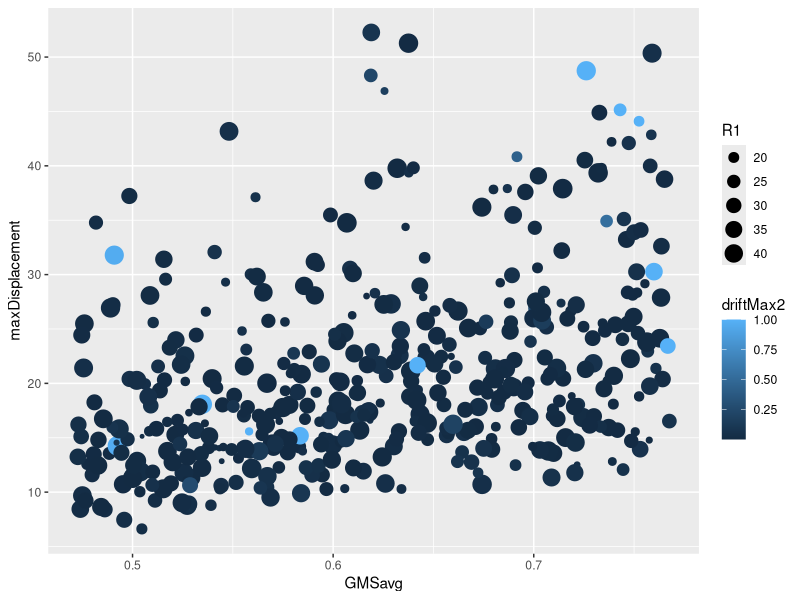
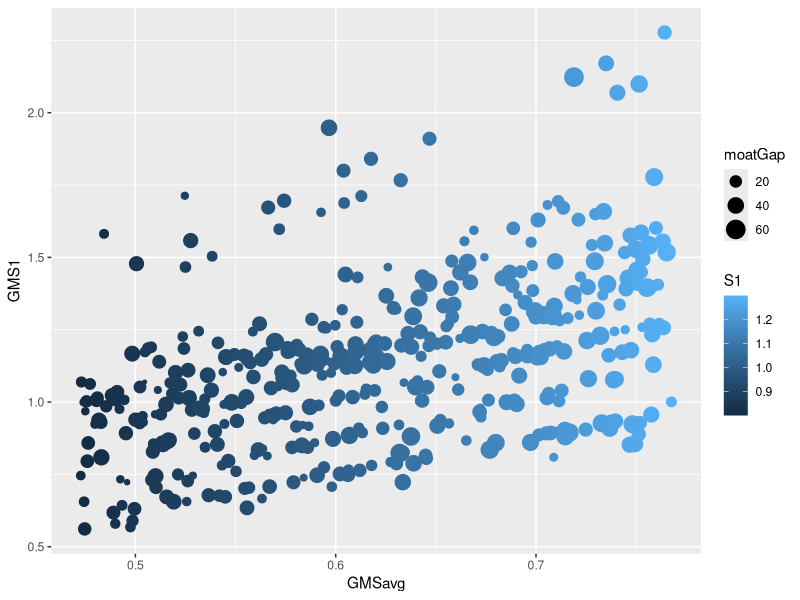

Source code (R) for these figures, in order: (Note: this script raises an error after producing the figures.)
# Huy Pham
# UC Berkeley
# Created: September 2020
# Description: This script plots data from the isolation data

library(ggplot2)

isolDat <- read.csv('./sessionOut/sessionSummary.csv', header=TRUE)
isolDat$maxDrift <- pmax(isolDat$driftMax1, isolDat$driftMax2, isolDat$driftMax3)

isolPlot <- ggplot(isolDat, aes(GMSavg, maxDisplacement, colour = driftMax2, size = R1)) +
  geom_point()

isolPlot

intensityMeasures <- ggplot(isolDat, aes(GMSavg, GMS1, colour = S1, size = moatGap)) +
  geom_point()

intensityMeasures

nonDimPlot <- ggplot(isolDat, aes(Pi3, maxDisplacement, colour = Pi4, size = maxDrift)) +
  geom_point()

nonDimPlot